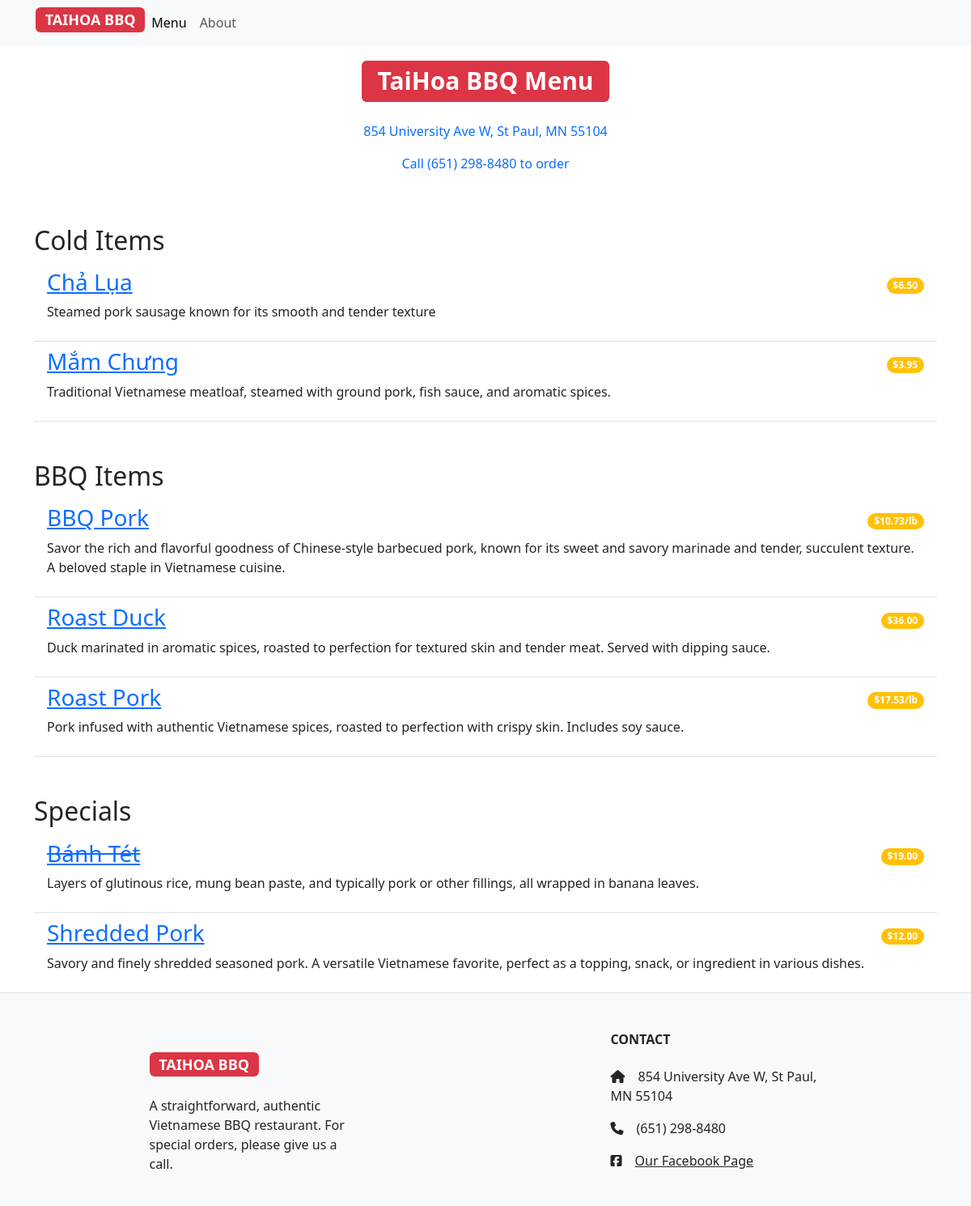
The page / on the database its author committed.
### restaurant_menu/models.py (models this page shows, shortened)
class Item(models.Model):
    meal = models.CharField(max_length=1000, unique=True)
    description = models.CharField(max_length=2000)
    price = models.DecimalField(max_digits=10, decimal_places=2)
    meal_type = models.CharField(max_length=200, choices=MEAL_TYPE)
    author = models.ForeignKey(User, on_delete=models.PROTECT)
    status = models.IntegerField(choices=STATUS, default=0)
    date_created = models.DateTimeField(auto_now_add=True)
    date_updated = models.DateTimeField(auto_now=True)
    meal_photo = models.ImageField(upload_to='images/', default="empty")
    per_pound = models.IntegerField(choices=PER_POUND, default=0)

### restaurant_menu/views.py (the view)
# urls.py: path('', views.MenuList.as_view(), name='home'),
class MenuList(generic.ListView):
    queryset = Item.objects.order_by("meal")
    template_name = "index.html"
    def get_context_data(self, *, object_list=None, **kwargs):
        context = super().get_context_data(**kwargs)
        context["meals"] = MEAL_TYPE
        return context

### restaurant_menu/templates/index.html
{% extends 'base.html' %}
{% block content %}
<div class="container">
    <div class="flex-d flex-column justify-content-center text-center">
            <h1 class="pt-3"><span class="badge bg-danger">TaiHoa BBQ Menu</span></h1>
            <a href="https://www.google.com/maps/dir//Tai+Hoa+B.B.Q.,+University+Avenue+West,+Saint+Paul,+MN/@44.955447,-93.2185513,12z/data=!4m8!4m7!1m0!1m5!1m1!1s0x87f62a80441ec8fb:0xf1e1837a81f3e543!2m2!1d-93.1361564!2d44.9554328?entry=ttu"><p class="d-inline-block pt-3">854 University Ave W, St Paul, MN 55104</p></a>
            <a href="6512988480" class="text-decoration-none"><p>Call (651) 298-8480 to order</p></a>
    </div>
    <ul class="list-group list-group-flush">
        {% for meal in meals %}
            <h2 class="pt-5">{{ meal.1 }}</h2>
                {% for row in item_list %}
                    {% if row.meal_type == meal.0 %}
                        {% if row.status == 0 %}
                            <li class="list-group-item d-flex justify-content-between align-items-center border-0 pb-0">
                                <a href="{% url 'menu_item' row.pk %}"><h3><del>{{ row.meal }}</del></h3></a>
                                {% if row.per_pound == 0 %}
                                    <span class="badge bg-warning rounded-pill">${{ row.price }}</span>
                                {% else %}
                                    <span class="badge bg-warning rounded-pill">${{ row.price }}/lb</span>
                                {% endif %}
                            </li>
                            <li class="list-group-item pt-0">
                                <p>{{ row.description }}</p>
                            </li>
                        {% else %}
                            <li class="list-group-item d-flex justify-content-between align-items-center border-0 pb-0">
                                <a href="{% url 'menu_item' row.pk %}"><h3>{{ row.meal }}</h3></a>
                                {% if row.per_pound == 0 %}
                                    <span class="badge bg-warning rounded-pill">${{ row.price }}</span>
                                {% else %}
                                    <span class="badge bg-warning rounded-pill">${{ row.price }}/lb</span>
                                {% endif %}
                            </li>
                            <li class="list-group-item pt-0">
                                <p>{{ row.description }}</p>
                            </li>
                        {% endif %}
                    {% endif %}
                {% endfor %}
        {% endfor %}
    </ul>
</div>
{% endblock content %}

### rows shown on the page
Item: meal "Chả Lụa", price "6.50", description "Steamed pork sausage known for its smooth and tender texture"
Item: meal "Mắm Chưng", price "3.95", description "Traditional Vietnamese meatloaf, steamed with ground pork, fish sauce, and aromatic spices."
Item: meal "BBQ Pork", price "10.73", description "Savor the rich and flavorful goodness of Chinese-style barbecued pork, known for its sweet and savory marinade and tender, succulent texture. A beloved staple in Vietnamese cuisine."
Item: meal "Roast Duck", price "36.00", description "Duck marinated in aromatic spices, roasted to perfection for textured skin and tender meat. Served with dipping sauce."
Item: meal "Roast Pork", price "17.53", description "Pork infused with authentic Vietnamese spices, roasted to perfection with crispy skin. Includes soy sauce."
Item: meal "Bánh Tét", price "19.00", description "Layers of glutinous rice, mung bean paste, and typically pork or other fillings, all wrapped in banana leaves."
Item: meal "Shredded Pork", price "12.00", description "Savory and finely shredded seasoned pork. A versatile Vietnamese favorite, perfect as a topping, snack, or ingredient in various dishes."

### other values the page prints
{{ meal.1 }} "Cold Items" "BBQ Items" "Specials"
